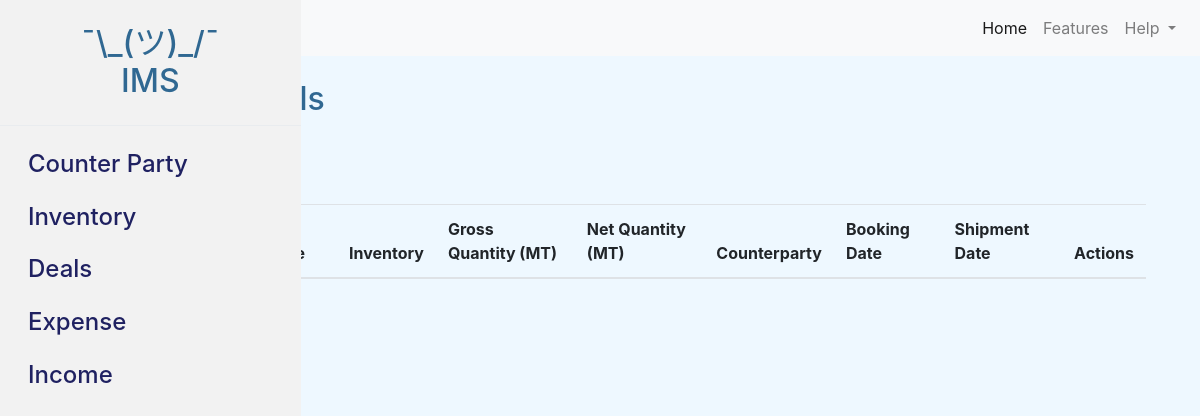
The app's page /deals/, older data.
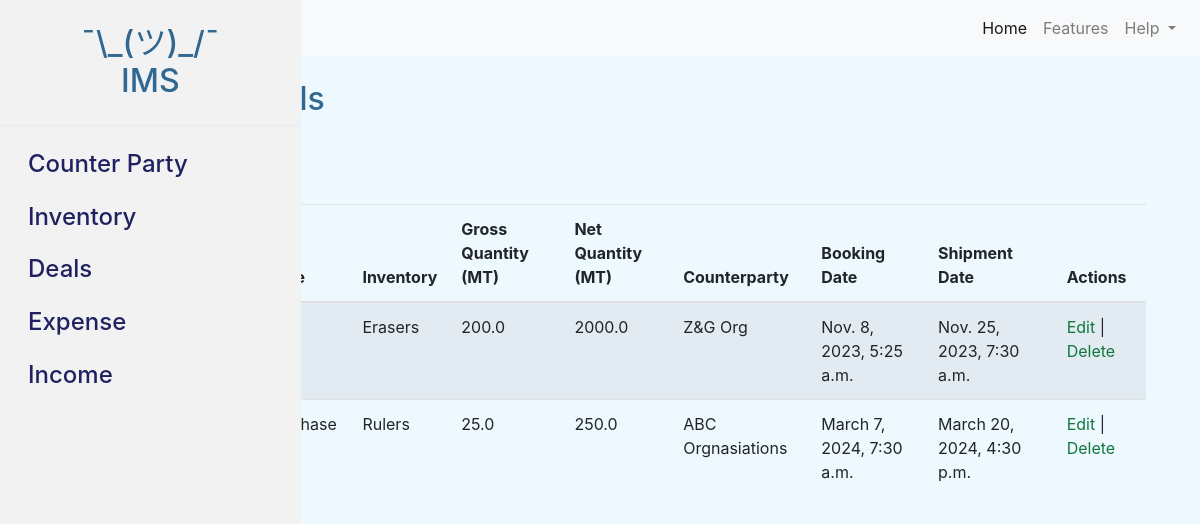
The same page, newer data.
### inventoryMgtSys/models.py (models this page shows, shortened)
class Deal(models.Model):
    DEAL_TYPES = [
        ('Sale', 'sale'),
        ('Purchase', 'purchase'),
    ]
    deal_type = models.CharField(max_length=20, choices=DEAL_TYPES)
    inventory = models.ForeignKey(Inventory, on_delete=models.CASCADE)
    gross_qty_mt = models.FloatField()
    net_qty_mt = models.FloatField()
    counterparty = models.ForeignKey(CounterParty, on_delete=models.CASCADE)
    booking_date = models.DateTimeField()
    shipment_date = models.DateTimeField()
    amount = models.FloatField()

class Inventory(models.Model):
    product = models.CharField(max_length=255)
    initial_qty = models.IntegerField()
    available_qty = models.IntegerField()
    def __str__(self):
        return self.product

class CounterParty(models.Model):
    name = models.CharField(max_length=255)
    email = models.EmailField()
    contact_person = models.CharField(max_length=255)
    address_line = models.CharField(max_length=255)
    city = models.CharField(max_length=100)
    state = models.CharField(max_length=100)
    active = models.BooleanField(default=True)
    def __str__(self):
        return self.name

### inventoryMgtSys/views.py (the view)
# urls.py: path('deals/', views.deal_list, name='deal_list'),
def deal_list(request):
    deals = Deal.objects.all()
    return render(request, 'deal.html', {'deals': deals})

### inventoryMgtSys/templates/deal.html (shortened to what this page needs)
{% extends 'base.html' %}
{% block content %}
{% include 'navbar.html' %}
      {% include 'sidebar.html' %}
      <main role="main" class="col-md-9 ml-sm-auto col-lg-10 px-4 mt-4">
        <div class="container">
            <h2 class="mb-4">Deals</h2>
            <a class="btn btn-primary" href="{% url 'deal_add' %}">Add</a>
            {% include 'deal_list.html' %}
        </div>
      </main>
{% endblock %}

### inventoryMgtSys/templates/deal_list.html
<br><br>
<div class="container">
    <table class="table table-striped">
        <thead>
            <tr>
                <th>Deal Type</th>
                <th>Inventory</th>
                <th>Gross Quantity (MT)</th>
                <th>Net Quantity (MT)</th>
                <th>Counterparty</th>
                <th>Booking Date</th>
                <th>Shipment Date</th>
                <th>Actions</th>
            </tr>
        </thead>
        <tbody>
            {% for deal in deals %}
            <tr>
                <td>{{ deal.deal_type }}</td>
                <td>{{ deal.inventory }}</td>
                <td>{{ deal.gross_qty_mt }}</td>
                <td>{{ deal.net_qty_mt }}</td>
                <td>{{ deal.counterparty }}</td>
                <td>{{ deal.booking_date }}</td>
                <td>{{ deal.shipment_date }}</td>
                <td>
                    <a href="{% url 'deal_edit' deal.pk %}">Edit</a> |
                    <a href="{% url 'deal_delete' deal.pk %}">Delete</a>
                </td>
            </tr>
            {% endfor %}
        </tbody>
    </table>
</div>

Row changes from the older to the newer data that the page shows:
added Deal: inventory "Erasers", gross_qty_mt "200.0", net_qty_mt "2000.0", counterparty "Z&G Org", booking_date "Nov. 8, 2023, 5:25 a.m.", shipment_date "Nov. 25, 2023, 7:30 a.m."
added Deal: deal_type "Purchase", inventory "Rulers", gross_qty_mt "25.0", net_qty_mt "250.0", counterparty "ABC Orgnasiations", booking_date "March 7, 2024, 7:30 a.m.", shipment_date "March 20, 2024, 4:30 p.m."
